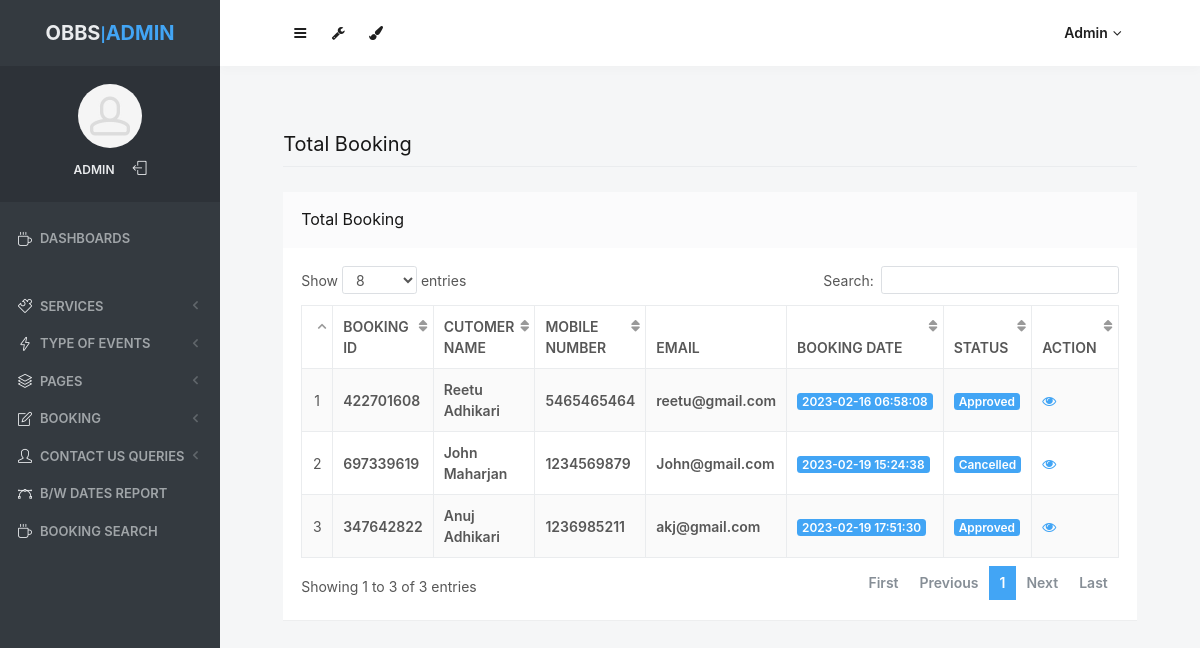
Page /admin/all-booking.php (signed in) on the committed database.
### tables this page shows
CREATE TABLE `tblbooking` (
  `ID` int(10) NOT NULL,
  `BookingID` int(10) DEFAULT NULL,
  `ServiceID` int(10) DEFAULT NULL,
  `UserID` int(5) DEFAULT NULL,
  `BookingFrom` date DEFAULT NULL,
  `BookingTo` date DEFAULT NULL,
  `EventType` varchar(200) DEFAULT NULL,
  `Numberofguest` int(10) DEFAULT NULL,
  `Message` mediumtext DEFAULT NULL,
  `BookingDate` timestamp NULL DEFAULT current_timestamp(),
  `Remark` varchar(200) DEFAULT NULL,
  `Status` varchar(200) DEFAULT NULL,
  `PaymentIDX` varchar(200) DEFAULT NULL,
  `UpdationDate` timestamp NULL DEFAULT NULL ON UPDATE current_timestamp()
);

CREATE TABLE `tbluser` (
  `ID` int(10) NOT NULL,
  `FullName` varchar(200) DEFAULT NULL,
  `MobileNumber` bigint(10) DEFAULT NULL,
  `Email` varchar(200) DEFAULT NULL,
  `Password` varchar(200) DEFAULT NULL,
  `RegDate` timestamp NULL DEFAULT current_timestamp()
);

### admin/all-booking.php (the view, shortened to what this page needs)
<?php
include('includes/dbconnection.php');
if (strlen($_SESSION['odmsaid']==0)) {
  header('location:logout.php');
  } else{
  ?>
<!doctype html>
<html lang="en" class="no-focus">
    <head>
        <link rel="stylesheet" href="assets/js/plugins/datatables/dataTables.bootstrap4.min.css">
        <link rel="stylesheet" id="css-main" href="assets/css/codebase.min.css">
    </head>
    <body>
        <div id="page-container" class="sidebar-o sidebar-inverse side-scroll page-header-fixed main-content-narrow">
           <?php include_once('includes/sidebar.php');?>
          <?php include_once('includes/header.php');?>
            <main id="main-container">
                <div class="content">
                    <h2 class="content-heading">Total Booking</h2>
                    <div class="block">
                        <div class="block-header block-header-default">
                            <h3 class="block-title">Total Booking</h3>
                        </div>
                        <div class="block-content block-content-full">
                            <table class="table table-bordered table-striped table-vcenter js-dataTable-full-pagination">
                                <thead>
                                    <tr>
                                        <th class="text-center"></th>
                                        <th>Booking ID</th>
                                        <th class="d-none d-sm-table-cell">Cutomer Name</th>
                                        <th class="d-none d-sm-table-cell">Mobile Number</th>
                                        <th class="d-none d-sm-table-cell">Email</th>
                                        <th class="d-none d-sm-table-cell">Booking Date</th>
                                        <th class="d-none d-sm-table-cell">Status</th>
                                        <th class="d-none d-sm-table-cell" style="width: 15%;">Action</th>
                                       </tr>
                                </thead>
                                <tbody>
                                    <?php
$sql="SELECT tbluser.FullName,tbluser.MobileNumber,tbluser.Email,tblbooking.ID as bid,tblbooking.BookingID,tblbooking.BookingDate,tblbooking.Status,tblbooking.ID from tblbooking join tbluser on tbluser.ID=tblbooking.UserID";
$query = $dbh -> prepare($sql);
$query->execute();
$results=$query->fetchAll(PDO::FETCH_OBJ);
$cnt=1;
if($query->rowCount() > 0)
{
foreach($results as $row)
{               ?>
                                    <tr>
                                        <td class="text-center"><?php echo htmlentities($cnt);?></td>
                                        <td class="font-w600"><?php  echo htmlentities($row->BookingID);?></td>
                                        <td class="font-w600"><?php  echo htmlentities($row->FullName);?></td>
                                        <td class="font-w600"><?php  echo htmlentities($row->MobileNumber);?></td>
                                        <td class="font-w600"><?php  echo htmlentities($row->Email);?></td>
                                        <td class="font-w600">
                                            <span class="badge badge-primary"><?php  echo htmlentities($row->BookingDate);?></span>
                                        </td>
                                        <?php if($row->Status==""){ ?>
                     <td class="font-w600"><?php echo "Not Updated Yet"; ?></td>
<?php } else { ?>
                                        <td class="d-none d-sm-table-cell">
                                            <span class="badge badge-primary"><?php  echo htmlentities($row->Status);?></span>
                                        </td>
<?php } ?>
                                         <td class="d-none d-sm-table-cell"><a href="view-booking-detail.php?editid=<?php echo htmlentities ($row->ID);?>&&bookingid=<?php echo htmlentities ($row->BookingID);?>"><i class="fa fa-eye" aria-hidden="true"></i></a></td>
                                    </tr>
                                    <?php $cnt=$cnt+1;}} ?>
                                </tbody>
                            </table>
                        </div>
                    </div>
                </div>
            </main>
        </div>
    </body>
</html>
<?php }  ?>

### admin/includes/sidebar.php (shortened to what this page needs)
     <?php
include('includes/dbconnection.php');
if (strlen($_SESSION['odmsaid']==0)) {
  header('location:logout.php');
  } else{
  ?>
   <nav id="sidebar">
                <div id="sidebar-scroll">
                    <div class="sidebar-content">
                        <div class="content-header content-header-fullrow px-15">
                            <div class="content-header-section text-center align-parent sidebar-mini-hidden">
                                <div class="content-header-item">
                                    <a class="link-effect font-w700" href="dashboard.php">
                                        <span class="font-size-xl text-dual-primary-dark">OBBS</span>|<span class="font-size-xl text-primary">ADMIN</span>
                                    </a>
                                </div>
                            </div>
                        </div>
                        <div class="content-side content-side-full content-side-user px-10 align-parent">
                            <div class="sidebar-mini-hidden-b text-center">
                                <a class="img-link" href="dashboard.php">
                                    <img class="img-avatar" src="assets/img/avatars/avatar15.jpg" alt="">
                                </a>
                                <ul class="list-inline mt-10">
                                    <?php
$aid=$_SESSION['odmsaid'];
$sql="SELECT AdminName from  tbladmin where ID=:aid";
$query = $dbh -> prepare($sql);
$query->bindParam(':aid',$aid,PDO::PARAM_STR);
$query->execute();
$results=$query->fetchAll(PDO::FETCH_OBJ);
$cnt=1;
if($query->rowCount() > 0)
{
foreach($results as $row)
{               ?>
                                    <li class="list-inline-item">
                                        <a class="link-effect text-dual-primary-dark font-size-xs font-w600 text-uppercase" href="admin-profile.php"><?php  echo $row->AdminName;?></a>
                                    </li><?php $cnt=$cnt+1;}} ?>
                                    <li class="list-inline-item">
                                        <a class="link-effect text-dual-primary-dark" href="logout.php">
                                            <i class="si si-logout"></i>
                                        </a>
                                    </li>
                                </ul>
                            </div>
                        </div>
                        <div class="content-side content-side-full">
                            <ul class="nav-main">
                                <li class="open">
                                    <a href="dashboard.php"><i class="si si-cup"></i><span class="sidebar-mini-hide">Dashboards</span></a>
                                </li>
                                <li class="nav-main-heading"><span class="sidebar-mini-visible">UI</span><span class="sidebar-mini-hidden"></span></li>
                                <li>
                                    <a class="nav-submenu" data-toggle="nav-submenu"><i class="si si-puzzle"></i><span class="sidebar-mini-hide"></span>Services</a>
                                </li>
                                <li>
                                    <a class="nav-submenu" data-toggle="nav-submenu" href="#"><i class="si si-energy"></i><span class="sidebar-mini-hide">Type of Events</span></a>
                                </li>
                                <li>
                                    <a class="nav-submenu" data-toggle="nav-submenu" href="#"><i class="si si-layers"></i><span class="sidebar-mini-hide">Pages</span></a>
                                </li>
                                <li>
                                    <a class="nav-submenu" data-toggle="nav-submenu" href="#"><i class="si si-note"></i><span class="sidebar-mini-hide">Booking</span></a>
                                </li>
                                <li>
                                    <a class="nav-submenu" data-toggle="nav-submenu" href="#"><i class="si si-user"></i><span class="sidebar-mini-hide">Contact Us Queries</span></a>
                                </li>
                                <li>
                                    <a  href="between-dates-report.php"><i class="si si-vector"></i><span class="sidebar-mini-hide">B/w Dates Report</span></a>
                                </li>
                     <li>
                                    <a href="booking-search.php"><i class="si si-cup"></i><span class="sidebar-mini-hide">Booking Search</span></a>
                                </li>
                            </ul>
                        </div>
                    </div>
                </div>
            </nav>
           <?php }  ?>

### admin/includes/header.php (shortened to what this page needs)
   <?php
include('includes/dbconnection.php');
if (strlen($_SESSION['odmsaid']==0)) {
  header('location:logout.php');
  } else{
  ?>
            <header id="page-header">
                <div class="content-header">
                    <div class="content-header-section">
                        <button type="button" class="btn btn-circle btn-dual-secondary" data-toggle="layout" data-action="sidebar_toggle">
                            <i class="fa fa-navicon"></i>
                        </button>
                        <div class="btn-group" role="group">
                            <button type="button" class="btn btn-circle btn-dual-secondary" id="page-header-options-dropdown" data-toggle="dropdown" aria-haspopup="true" aria-expanded="false">
                                <i class="fa fa-wrench"></i>
                            </button>
                        </div>
                        <div class="btn-group" role="group">
                            <button type="button" class="btn btn-circle btn-dual-secondary" id="page-header-themes-dropdown" data-toggle="dropdown" aria-haspopup="true" aria-expanded="false">
                                <i class="fa fa-paint-brush"></i>
                            </button>
                        </div>
                    </div>
                    <div class="content-header-section">
                        <div class="btn-group" role="group">
                            <?php
$aid=$_SESSION['odmsaid'];
$sql="SELECT AdminName from  tbladmin where ID=:aid";
$query = $dbh -> prepare($sql);
$query->bindParam(':aid',$aid,PDO::PARAM_STR);
$query->execute();
$results=$query->fetchAll(PDO::FETCH_OBJ);
$cnt=1;
if($query->rowCount() > 0)
{
foreach($results as $row)
{               ?>
                            <button type="button" class="btn btn-rounded btn-dual-secondary" id="page-header-user-dropdown" data-toggle="dropdown" aria-haspopup="true" aria-expanded="false">
                                <?php  echo $row->AdminName;?><i class="fa fa-angle-down ml-5"></i>
                            </button>
                            <?php $cnt=$cnt+1;}} ?>
                        </div>
                    </div>
                </div>
            </header>
            <?php }  ?>

### rows in the picture
tblbooking: BookingID "422701608", UserID.FullName "Reetu Adhikari", UserID.MobileNumber "5465465464", UserID.Email "reetu@gmail.com", BookingDate "2023-02-16 06:58:08", Status "Approved"
tblbooking: BookingID "697339619", UserID.FullName "John Maharjan", UserID.MobileNumber "1234569879", UserID.Email "John@gmail.com", BookingDate "2023-02-19 15:24:38", Status "Cancelled"
tblbooking: BookingID "347642822", UserID.FullName "Anuj Adhikari", UserID.MobileNumber "1236985211", UserID.Email "akj@gmail.com", BookingDate "2023-02-19 17:51:30", Status "Approved"

### other values in the picture
$row->AdminName "ADMIN"
$row->AdminName "Admin"
